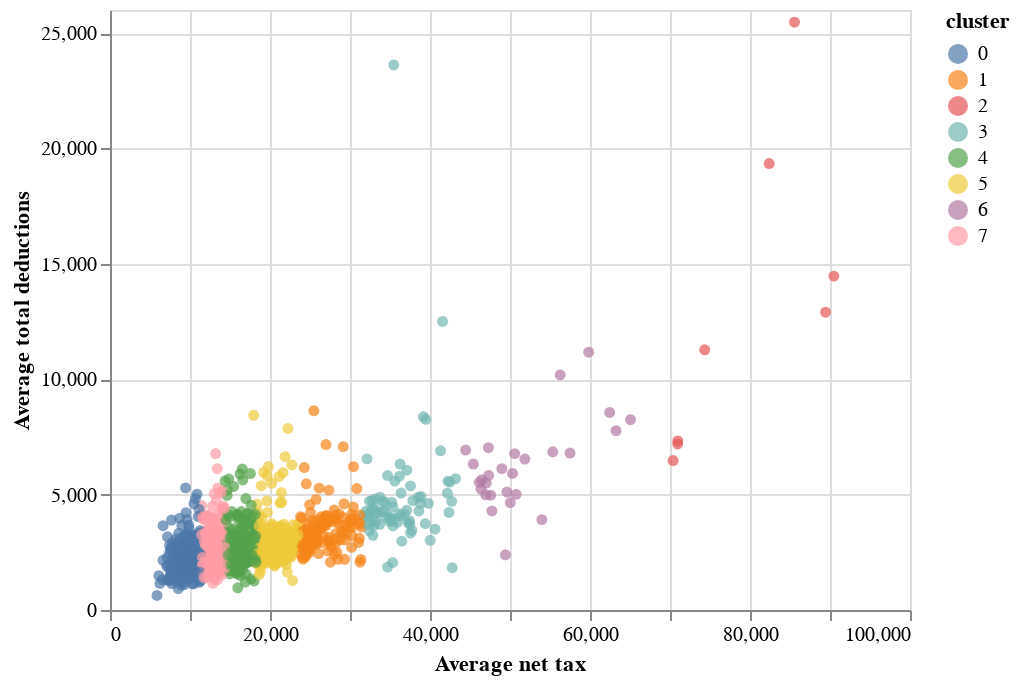

Here is the notebook cell this chart was saved with:
### Code cell
import altair as alt
chart = alt.Chart(df)
scatter_plot = chart.mark_circle()
scatter_plot.encode(x='Average net tax', y='Average total deductions', color='cluster:N')

### Figure 1 — Vega-Lite specification as saved in the notebook (floating-point values rounded to 4 significant figures; data arrays with more than 128 entries replaced by an {"elided": "..."} marker saying what was removed)
{"config": {"view": {"continuousWidth": 400, "continuousHeight": 300}}, "data": {"name": "data-50a56e738936ae4c10cdbd8ce869d57e"}, "mark": "circle", "encoding": {"color": {"field": "cluster", "type": "nominal"}, "x": {"field": "Average net tax", "type": "quantitative"}, "y": {"field": "Average total deductions", "type": "quantitative"}}, "$schema": "https://vega.github.io/schema/vega-lite/v4.17.0.json", "datasets": {"data-50a56e738936ae4c10cdbd8ce869d57e": {"elided": "2473 records"}}}
